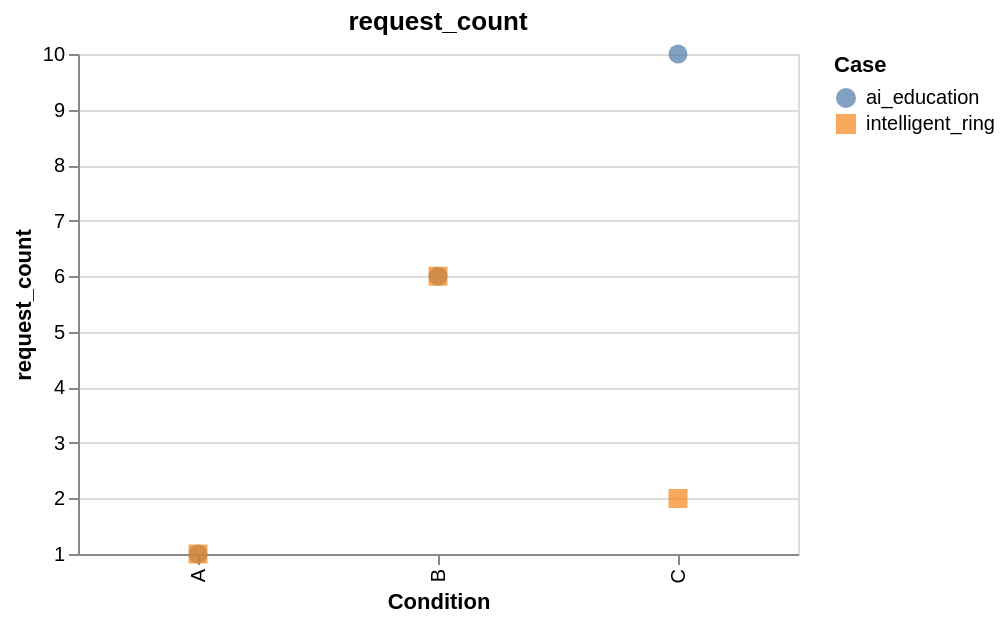

Vega-Lite specification stored for this chart:
### Vega-Lite specification from a JSON file in a GitHub repository (floating-point values rounded to 4 significant figures)
{"config": {"view": {"continuousWidth": 300, "continuousHeight": 300}}, "data": {"values": [{"case_id": "ai_education", "condition": "A", "value": 1}, {"case_id": "ai_education", "condition": "B", "value": 6}, {"case_id": "ai_education", "condition": "C", "value": 10}, {"case_id": "intelligent_ring", "condition": "C", "value": 2}, {"case_id": "intelligent_ring", "condition": "B", "value": 6}, {"case_id": "intelligent_ring", "condition": "A", "value": 1}]}, "mark": {"type": "point", "filled": true, "size": 90}, "encoding": {"color": {"field": "case_id", "title": "Case", "type": "nominal"}, "shape": {"field": "case_id", "type": "nominal"}, "tooltip": [{"field": "case_id", "type": "nominal"}, {"field": "condition", "type": "nominal"}, {"field": "value", "type": "quantitative"}], "x": {"field": "condition", "sort": ["A", "B", "C", "D"], "title": "Condition", "type": "nominal"}, "y": {"field": "value", "scale": {"zero": false}, "title": "request_count", "type": "quantitative"}}, "height": 250, "title": "request_count", "width": 360, "$schema": "https://vega.github.io/schema/vega-lite/v6.4.1.json"}
